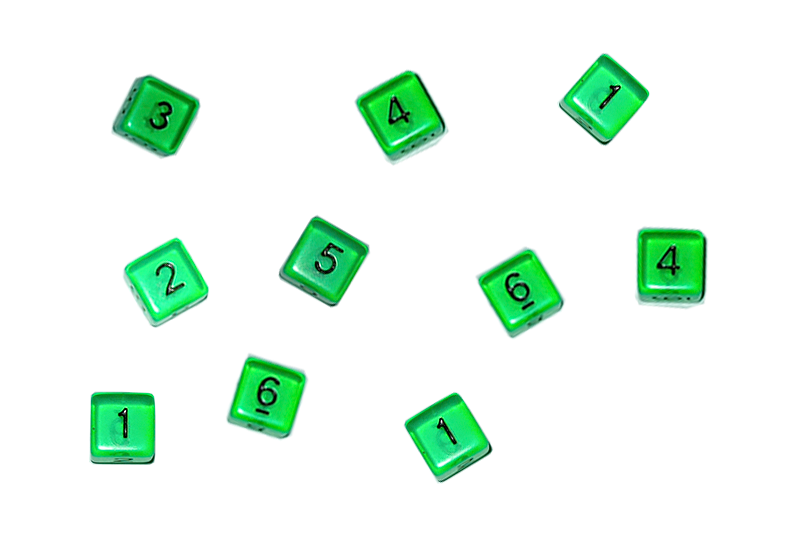
#> input picture Dados/imgDados/dadosVerdes1.png, 800 x 542 px, found by its file name
$ python dadosVerdes_20220629113106.py
#> lines starting #> are read from the running program, lines starting #| are printed output that depends on the picture; after the words box and inside, x2 and y2 are one past the last pixel; in counts of white or black regions, pixels touching at a corner belong together
import cv2
from cv2 import THRESH_BINARY
import numpy as np
import pytesseract

pytesseract.pytesseract.tesseract_cmd = 'C:\\Program Files\\Tesseract-OCR\\tesseract.exe'


img = cv2.imread("img/dadosVerdes1.png")          # Carregar a imagem
#> img is the input picture: shape (542, 800, 3); mean B, G, R 236.2, 247.6, 230.2
gray = cv2.cvtColor(img, cv2.COLOR_BGR2GRAY)
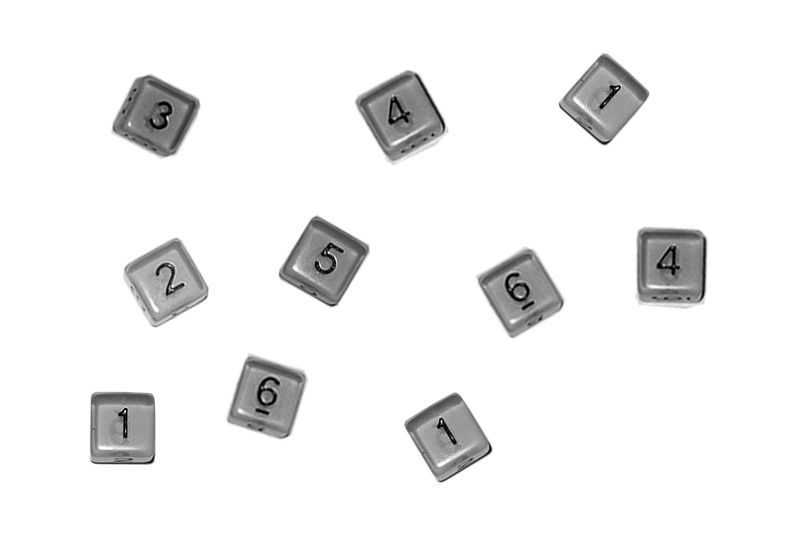
#> gray: shape (542, 800); min 0, max 255, mean 241.1
ret, binary = cv2.threshold(gray, 0, 255, cv2.THRESH_OTSU | cv2.THRESH_BINARY_INV)
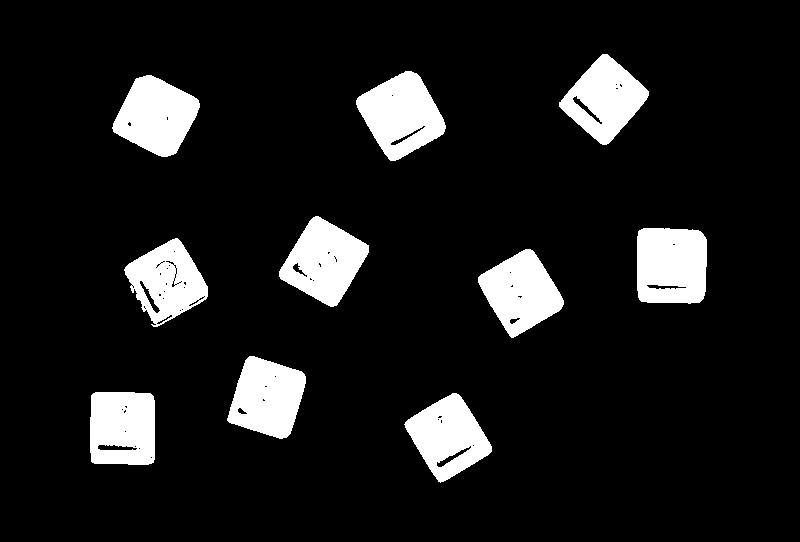
#> binary: shape (542, 800); 10.6% white; 10 white regions, largest, box (x1, y1, x2, y2) and area: (637, 228, 707, 304) 4966, (356, 71, 446, 161) 4950, (279, 216, 369, 307) 4798
#> ret = 191
#> (the run stopped early here; a loop or call above may not have finished)

$ run again, with Dados/imgDados/dadosVerdesFila.png copied over Dados/imgDados/dadosVerdes1.png
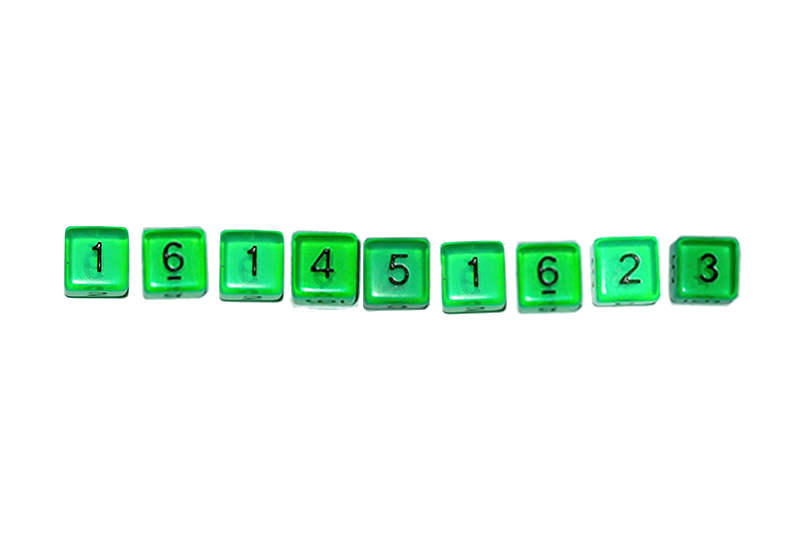
#> input picture Dados/imgDados/dadosVerdesFila.png, 800 x 542 px, found by its file name
#> img is the input picture: shape (542, 800, 3); mean B, G, R 238.6, 248.6, 233.1
#> `gray = cv2.cvtColor(img, cv2.COLOR_BGR2GRAY)`:
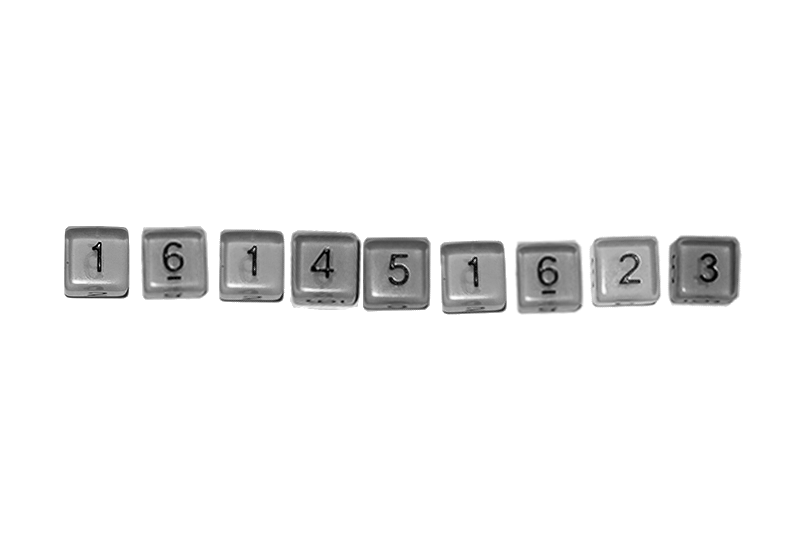
#> gray: shape (542, 800); min 0, max 255, mean 242.8
#> `ret, binary = cv2.threshold(gray, 0, 255, cv2.THRESH_OTSU | cv2.THRESH..`:
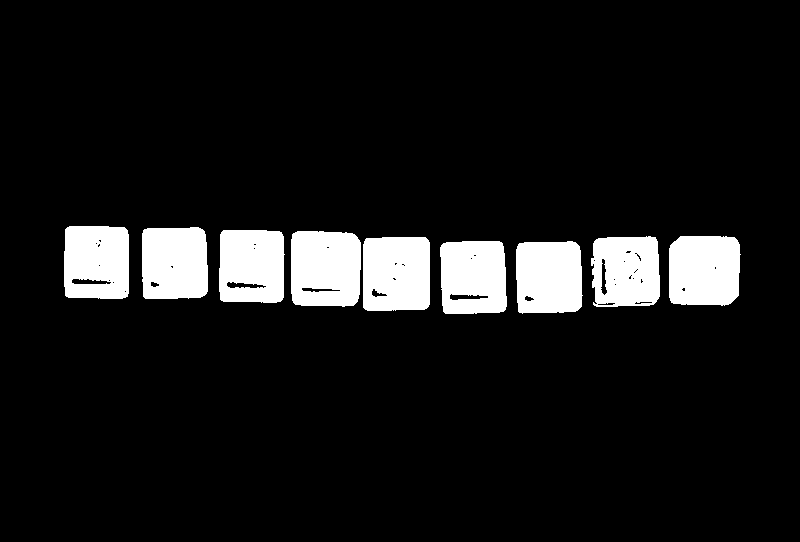
#> binary: shape (542, 800); 9.5% white; 9 white regions, largest, box (x1, y1, x2, y2) and area: (291, 231, 361, 307) 4971, (363, 237, 430, 311) 4800, (669, 236, 741, 306) 4696
#> ret = 192
